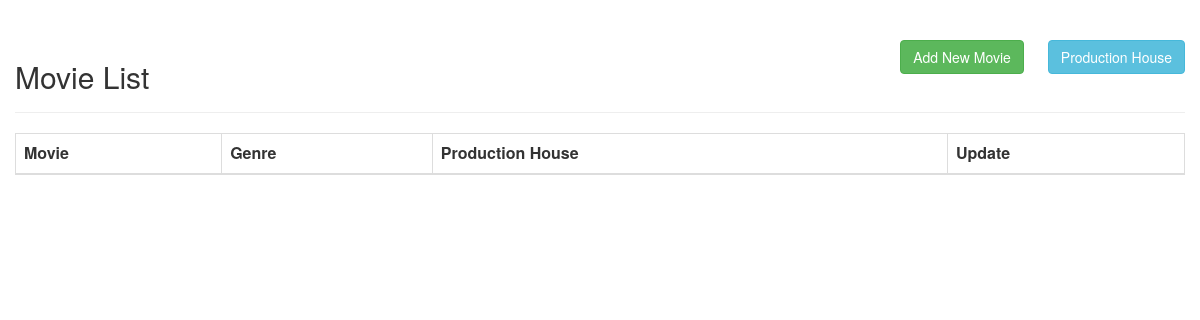
Before: / with the older database file.
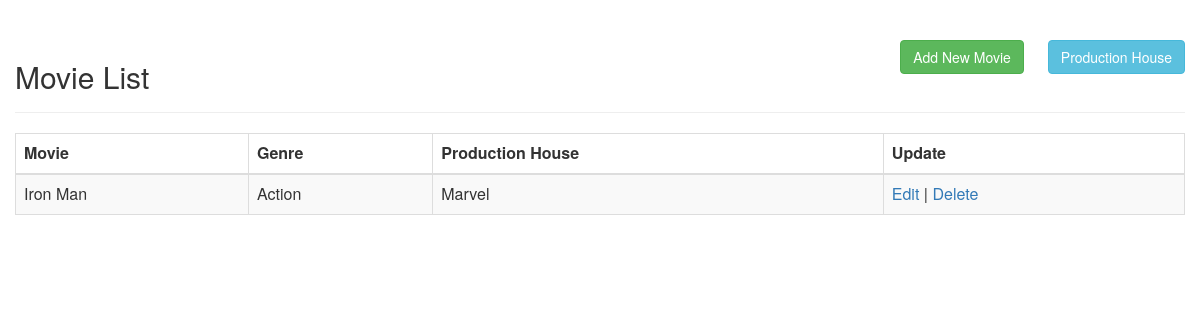
After: the same page with the newer database file.
### tables this page shows
CREATE TABLE `movie` (
  `id` int(11) NOT NULL,
  `movie` varchar(255) NOT NULL,
  `genre` varchar(255) NOT NULL,
  `productionHouseId` int(11) NOT NULL
);

CREATE TABLE `productionhouse` (
  `id` int(11) NOT NULL,
  `name` varchar(255) NOT NULL
);

### index.php (the view, shortened to what this page needs)
<?php
include_once("config.php");
$sql="SELECT m.id,m.movie,m.genre,ph.name FROM movie m INNER JOIN productionhouse ph ON ph.id = m.productionHouseId";
$result = mysqli_query($mysqli,$sql )or die(mysql_error());
?>
<html>
<head>
    <link rel="stylesheet" href="https://maxcdn.bootstrapcdn.com/bootstrap/3.3.7/css/bootstrap.css">
</head>
<body>
<div class="wrapper">
        <div class="container-fluid">
            <div class="row">
                <div class="col-md-12">
                <div class="page-header clearfix">
                        <h2 class="pull-left">Movie List</h2>
                        <a href="ProductionHouse" class="btn btn-info pull-right">Production House</a>
                        <a href="addMovie.php" class="btn btn-success pull-right" style="margin-right:24px;">Add New Movie</a>
                    </div>
                    <table class='table table-bordered table-striped'>
                        <thead>
                            <tr>
                                <th>Movie</th><th>Genre</th><th>Production House</th><th>Update</th>
                            </tr>
                        </thead>
                            <?php
                            while($movie = mysqli_fetch_array($result)) {
                                echo "<tr>";
                                echo "<td>".$movie['movie']."</td>";
                                echo "<td>".$movie['genre']."</td>";
                                echo "<td>".$movie['name']."</td>";
                                echo "<td><a href='editMovie.php?id=$movie[id]'>Edit</a> | <a href='deleteMovie.php?id=$movie[id]'>Delete</a></td></tr>";
                            }
                            ?>
                    </table>
                </div>
            </div>
        </div>
    </div>
</body>
</html>

Changed rows visible on the page:
added movie: movie "Iron Man", genre "Action", productionHouseId.name "Marvel"
